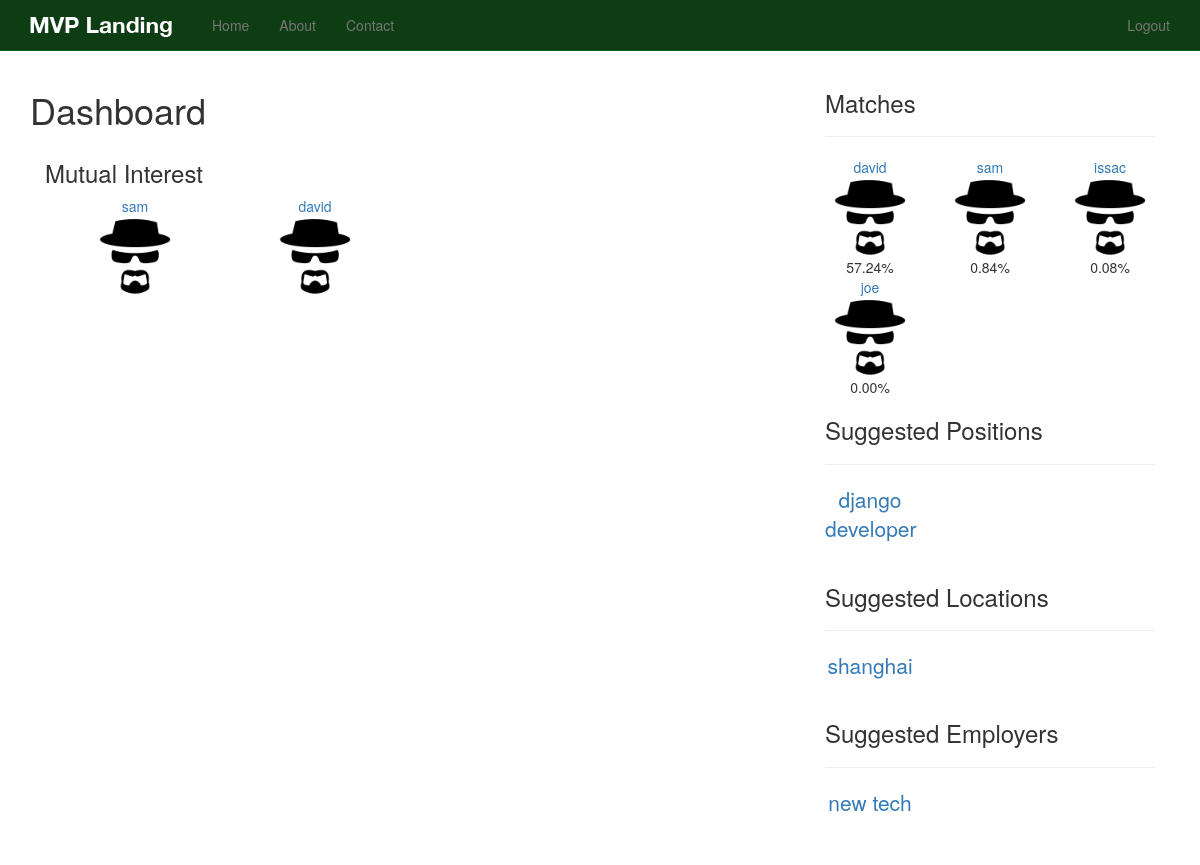
The app's page / (signed in) with its own data.
### matches/models.py (models this page shows, shortened)
class PositionMatch(models.Model):
    user = models.ForeignKey(settings.AUTH_USER_MODEL)
    job = models.ForeignKey(Job)
    hidden = models.BooleanField(default=False)
    liked = models.NullBooleanField()
    updated = models.DateTimeField(auto_now=True, auto_now_add=False)
    objects = PositionMatchManager()
    def check_update(self, match_int):
        now = timezone.now()
        offset = now - datetime.timedelta(hours=12)  # 12 hours ago
        if self.updated <= offset:
            PositionMatch.objects.update_top_suggestions(self.user, match_int)
    @property
    def get_match_url(self):
        return reverse('position_match_view', kwargs={'slug': self.job.slug})

class LocationMatch(models.Model):
    user = models.ForeignKey(settings.AUTH_USER_MODEL)
    location = models.ForeignKey(Location)
    hidden = models.BooleanField(default=False)
    liked = models.NullBooleanField()
    @property
    def get_match_url(self):
        return reverse('location_match_view', kwargs={'slug': self.location.slug})

class EmployerMatch(models.Model):
    user = models.ForeignKey(settings.AUTH_USER_MODEL)
    employer = models.ForeignKey(Employer)
    hidden = models.BooleanField(default=False)
    liked = models.NullBooleanField()
    @property
    def get_match_url(self):
        return reverse('employer_match_view', kwargs={'slug': self.employer.slug})

### jobs/models.py (models this page shows, shortened)
class Job(models.Model):
    text = models.CharField(max_length=120, unique=True)
    slug = models.SlugField()
    active = models.BooleanField(default=True)
    flagged = models.ManyToManyField(User, blank=True) # warning

class Location(models.Model):
    name = models.CharField(max_length=250, unique=True)
    slug = models.SlugField()
    active = models.BooleanField(default=True)
    flagged = models.ManyToManyField(User, blank=True) # warning

class Employer(models.Model):
    name = models.CharField(max_length=250)
    location = models.ForeignKey(Location, null=True, blank=True)
    slug = models.SlugField()
    class Meta:
        unique_together = ('name', 'location')

### newsletter/views.py (the view, shortened to what this page needs)
# urls.py: url(r'^$', 'newsletter.views.home', name='home'),
def home(request):
	title = 'Sign Up Now'
	form = SignUpForm(request.POST or None)
	context = {
		"title": title,
		"form": form
	}
	if request.user.is_authenticated():
		matches = Match.objects.get_matches_with_percent(request.user)[:6]
		PositionMatch.objects.update_top_suggestions(request.user, 20)
		positions = PositionMatch.objects.filter(user=request.user)[:6]
		locations = LocationMatch.objects.filter(user=request.user)[:6]
		employers = EmployerMatch.objects.filter(user=request.user)[:6]
		if positions.count() > 0:
			positions[0].check_update(20) # 20 matches total
		mutual_likes = UserLike.objects.get_all_mutual_likes(request.user)[:4]
		queryset = Question.objects.all().order_by('-timestamp')
		context = {
			"matches": matches,
			"queryset": queryset,
			"positions": positions,
			"locations": locations,
			"employers": employers,
			"mutual_likes": mutual_likes,
		}
		return render(request, "questions/home.html", context)
	return render(request, "home.html", context)

### likes/models.py (called while the page is built)
	def get_all_mutual_likes(self, user):
		qs = user.liker.liked_users.all().order_by('?')
		mutual_users = []
		for other_user in qs:
			try:
				if other_user.liker.get_mutual_like(user):
					mutual_users.append(other_user)
			except:
				pass
		return mutual_users

	def get_mutual_like(self, user_b):
		i_like = False
		u_like = False
		if user_b in self.liked_users.all():
			i_like = True
		liked_user, created = UserLike.objects.get_or_create(user=user_b)
		if self.user in liked_user.liked_users.all():
			u_like = True
		return i_like and u_like

### matches/models.py (called while the page is built)
    def matches(self, user):
        q1 = self.filter(user_a=user).exclude(user_b=user)
        q2 = self.filter(user_b=user).exclude(user_a=user)
        return (q1 | q2).distinct()

    def get_queryset(self):
        return MatchQuerySet(self.model, using=self._db)

    def get_matches(self, user):
        qs = self.get_queryset().matches(user).order_by('-match_decimal')
        matches = []
        for match in qs:
            if match.user_a == user:
                item_wanted = [match.user_b]
                matches.append(item_wanted)
            elif match.user_b == user:
                item_wanted = [match.user_a]
                matches.append(item_wanted)
        return matches

    def get_matches_with_percent(self, user):
        qs = self.get_queryset().matches(user).order_by('-match_decimal')
        matches = []
        for match in qs:
            if match.user_a == user:
                item_wanted = [match.user_b, match.get_percent]
                matches.append(item_wanted)
            elif match.user_b == user:
                item_wanted = [match.user_a, match.get_percent]
                matches.append(item_wanted)
        return matches

    @property
    def get_percent(self):
        return '%.2f%%' % (self.match_decimal * 100)

### profiles/models.py (called while the page is built)
    def get_absolute_url(self):
        url = reverse('profile', kwargs={'username':self.user.username})
        return url

### templates/questions/home.html (shortened to what this page needs)
{% extends 'base.html' %}
{% load staticfiles %}
{% block content %}
<div class="row">
  <div class="col-sm-8">
    <h1>Dashboard</h1>
{% if mutual_likes %}
    <div class="col-sm-12">
      <h3>Mutual Interest</h3>
  {% for liked_user in mutual_likes %}
      <div class="col-xs-3 text-center">
        <a href="{{ liked_user.profile.get_absolute_url }}">
    {{ liked_user }}
        </a>
        <a href="{{ liked_user.profile.get_absolute_url }}">
    {% if liked_user.profile.picture %}
          <img src="{{ liked_user.profile.picture.url }}" class="img-responsive center-block img-featured-match" />
    {% else %}
          <img src="{% static 'img/profile_default.png' %}" class="img-responsive center-block img-featured-match" />
    {% endif %}
        </a>
      </div>
  {% endfor %}
    </div>
{% endif %}
  </div>
  <div class="col-sm-4">
    <div class="col-xs-12">
      <h3>Matches</h3>
      <hr/>
    </div>
{% for match_user, percent in matches %}
    <div class="col-xs-4 text-center">
      <a href="{{ match_user.profile.get_absolute_url }}">
  {{ match_user }}
      </a>
      <a href="{{ match_user.profile.get_absolute_url }}">
  {% if match_user.profile.picture %}
        <img src="{{ match_user.profile.picture.url }}" class="img-responsive center-block img-featured-match" />
  {% else %}
        <img src="{% static 'img/profile_default.png' %}" class="img-responsive center-block img-featured-match" />
  {% endif %}
      </a>
  {{ percent }}
    </div>
{% endfor %}
    <div class="col-xs-12">
      <h3>Suggested Positions</h3>
      <hr/>
    </div>
{% for pos_match in positions %}
    <div class="col-xs-4 text-center">
      <p class="lead"><a href="{{ pos_match.get_match_url }}">{{ pos_match.job.text }}</a></p>
    </div>
{% endfor %}
    <div class="col-xs-12">
      <h3>Suggested Locations</h3>
      <hr/>
    </div>
{% for loc_match in locations %}
    <div class="col-xs-4 text-center">
      <p class="lead"><a href="{{ loc_match.get_match_url }}">{{ loc_match.location.name }}</a></p>
    </div>
{% endfor %}
    <div class="col-xs-12">
      <h3>Suggested Employers</h3>
      <hr/>
    </div>
{% for empy_match in employers %}
    <div class="col-xs-4 text-center">
      <p class="lead"><a href="{{ empy_match.get_match_url }}">{{ empy_match.employer.name }}</a></p>
    </div>
{% endfor %}
  </div>
</div>
{% endblock %}

### static_in_pro/our_static/css/navbar-static-top.css (style rules this page uses)
body { min-height: 1000px; }

### static_in_pro/our_static/css/custom.css (style rules this page uses)
@media (min-width: 760px) { .img-featured-match { max-height: 80px; max-width: 80px; } }

### records on screen
PositionMatch: job.text "django developer"
LocationMatch: location.name "shanghai"
EmployerMatch: employer.name "new tech"

### other values on screen
{{ liked_user }} "sam"
{{ liked_user }} "david"
{{ match_user }} "david"
{{ percent }} "57.24%"
{{ match_user }} "sam"
{{ percent }} "0.84%"
{{ match_user }} "issac"
{{ percent }} "0.08%"
{{ match_user }} "joe"
{{ percent }} "0.00%"
